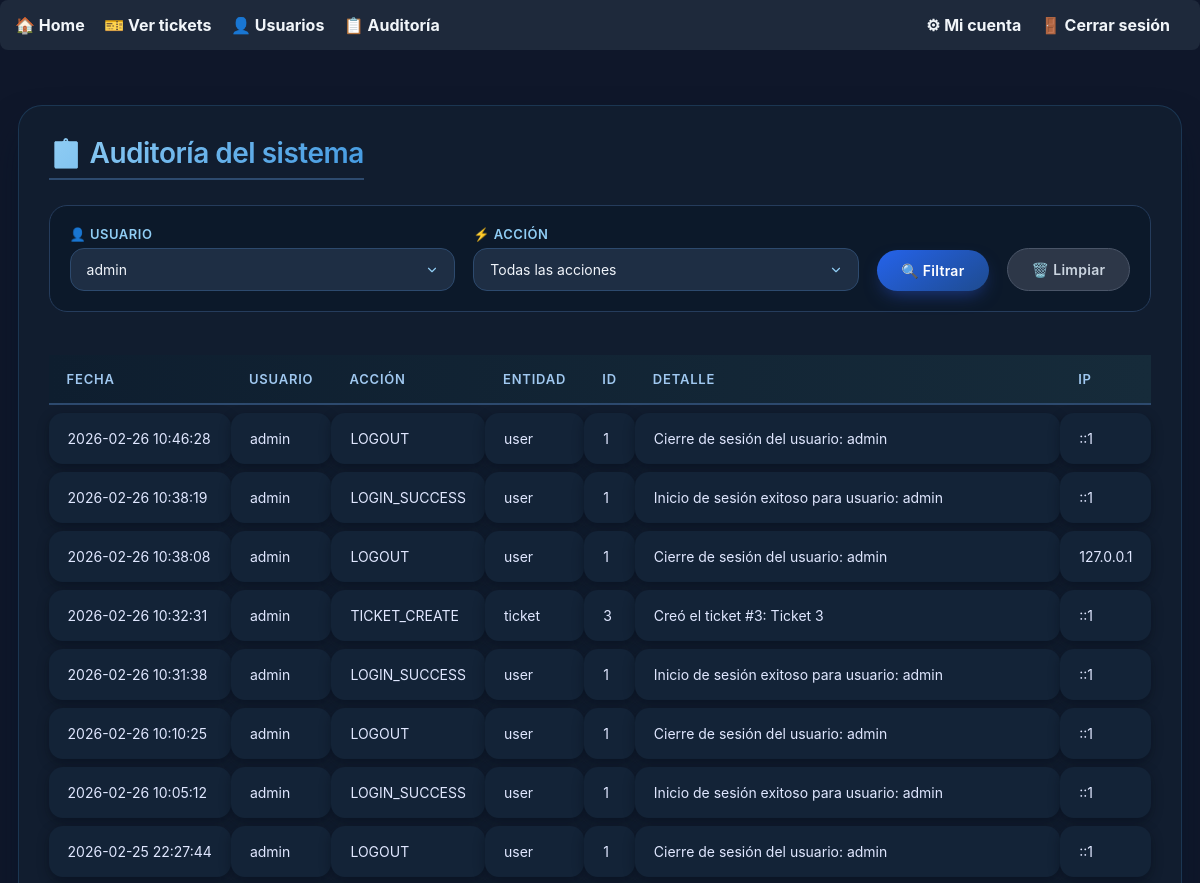
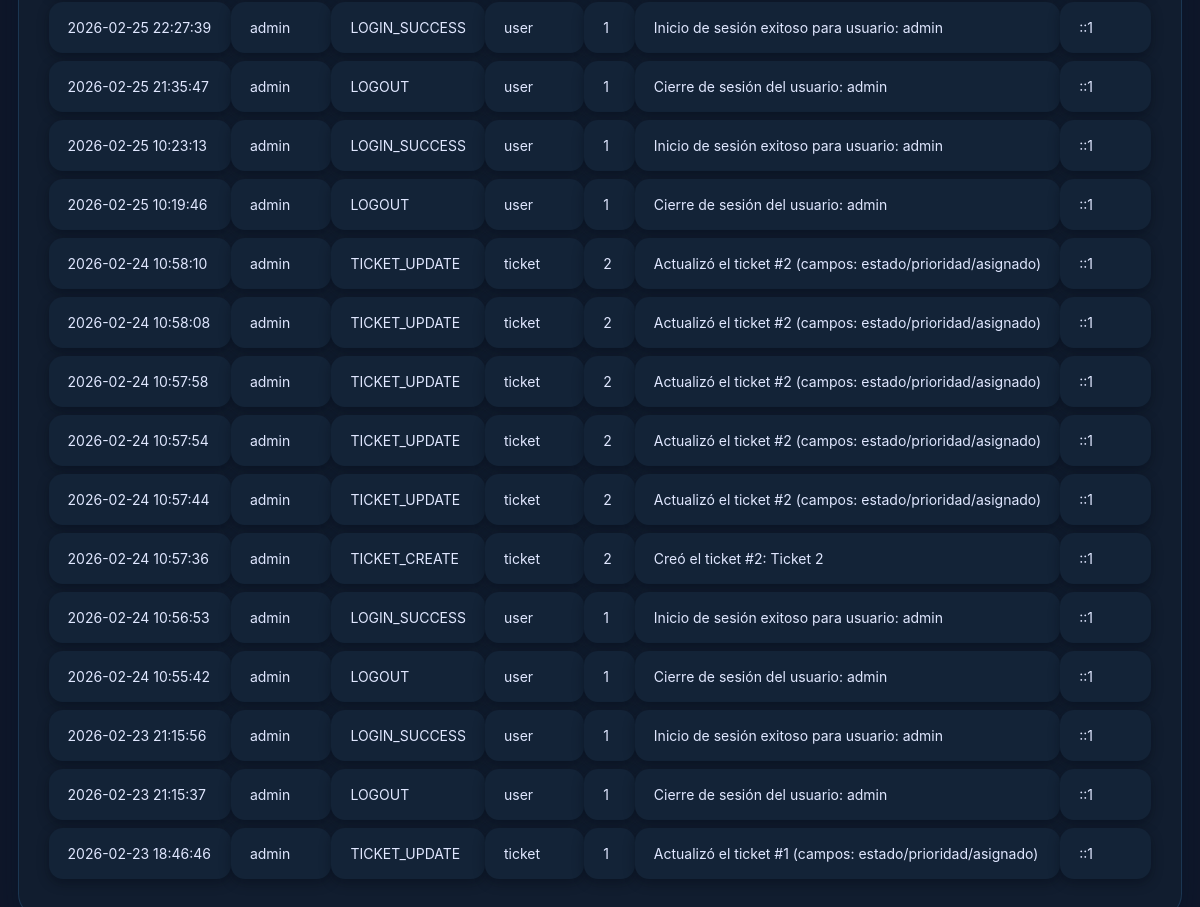
The app's page /audit.php?user_id=1 (signed in) with its own data (2 pictures, top to bottom).
### tables this page shows
CREATE TABLE audit_logs (
            id INTEGER PRIMARY KEY AUTOINCREMENT,
            user_id INTEGER,
            action VARCHAR(50) NOT NULL,
            entity VARCHAR(50) NOT NULL,
            entity_id INTEGER,
            details TEXT NOT NULL,
            ip_address VARCHAR(45),
            user_agent TEXT,
            created_at DATETIME DEFAULT CURRENT_TIMESTAMP
        );

CREATE TABLE users (
            id INTEGER PRIMARY KEY AUTOINCREMENT,
            username TEXT NOT NULL UNIQUE,
            password_hash TEXT NOT NULL,
            role TEXT NOT NULL CHECK(role IN ('admin','tecnico','lector')),
            created_at TEXT NOT NULL DEFAULT (datetime('now'))
        );

### public/audit.php (called while the page is built, shortened)
<?php
require_once __DIR__ . '/../app/audit.php';
$db->setAttribute(PDO::ATTR_ERRMODE, PDO::ERRMODE_EXCEPTION);
$stmt = $db->query("SELECT id, username FROM users ORDER BY username");
$users = $stmt->fetchAll(PDO::FETCH_KEY_PAIR);
$where = [];
$params = [];
if (!empty($_GET['user_id'])) {
    $where[] = "audit_logs.user_id = :user_id";
    $params[':user_id'] = $_GET['user_id'];
}
$sql = "SELECT audit_logs.*, users.username
        FROM audit_logs
        LEFT JOIN users ON audit_logs.user_id = users.id";
if (!empty($where)) {
    $sql .= " WHERE " . implode(' AND ', $where);
}
$sql .= " ORDER BY audit_logs.created_at DESC";
$stmt = $db->prepare($sql);
$stmt->execute($params);
$logs = $stmt->fetchAll(PDO::FETCH_ASSOC);
require_once __DIR__ . '/../views/audit.php';

### views/audit.php (the view, shortened to what this page needs)
<!DOCTYPE html>
<html lang="es">
<head>
</head>
<body>
    <?php require_once __DIR__ . '/partials/menu.php'; ?>
    <div class="audit-container">
        <h1>📋 Auditoría del sistema</h1>
        <form method="GET" class="filters">
            <div class="filter-group">
                <label for="user_id">👤 Usuario</label>
                <select name="user_id" id="user_id">
                    <?php foreach ($users as $id => $username): ?>
                        <option value="<?= $id ?>" <?= (isset($_GET['user_id']) && $_GET['user_id'] == $id) ? 'selected' : '' ?>>
                            <?= htmlspecialchars($username) ?>
                        </option>
                    <?php endforeach; ?>
                </select>
            </div>
            <div class="filter-group">
                <label for="action">⚡ Acción</label>
                <select name="action" id="action">
                    <option value="">Todas las acciones</option>
                </select>
            </div>
            <button type="submit" class="btn-filter">🔍 Filtrar</button>
            <a href="audit.php" class="btn-clear">🗑️ Limpiar</a>
        </form>
        <?php if (empty($logs)): ?>
            <div class="no-results">
                ✨ No hay registros de auditoría que coincidan con los filtros.
            </div>
        <?php else: ?>
            <table class="audit-table">
                <thead>
                    <tr>
                        <th>Fecha</th>
                        <th>Usuario</th>
                        <th>Acción</th>
                        <th>Entidad</th>
                        <th>ID</th>
                        <th>Detalle</th>
                        <th>IP</th>
                    </tr>
                </thead>
                <tbody>
                    <?php foreach ($logs as $log): ?>
                        <tr>
                            <td><?= htmlspecialchars($log['created_at']) ?></td>
                            <td><?= htmlspecialchars($log['username'] ?? 'Sistema/Desconocido') ?></td>
                            <td data-action="<?= htmlspecialchars($log['action']) ?>"><?= htmlspecialchars($log['action']) ?></td>
                            <td><?= htmlspecialchars($log['entity']) ?></td>
                            <td><?= htmlspecialchars($log['entity_id'] ?? '-') ?></td>
                            <td><?= htmlspecialchars($log['details']) ?></td>
                            <td><?= htmlspecialchars($log['ip_address'] ?? '-') ?></td>
                        </tr>
                    <?php endforeach; ?>
                </tbody>
            </table>
        <?php endif; ?>
    </div>
</body>
</html>

### views/audit.php (style rules this page uses)
* { margin: 0; padding: 0; box-sizing: border-box; font-family: 'Inter', system-ui, -apple-system, BlinkMacSystemFont, 'Segoe UI', Roboto, sans-serif; }
body { background-color: #0f172a; min-height: 100vh; display: flex; flex-direction: column; }
.audit-container { max-width: 1300px; margin: 30px auto; padding: 30px; background: rgba(18, 30, 48, 0.9); backdrop-filter: blur(8px); border-radius: 24px; box-shadow: 0 20px 40px -10px rgba(0, 20, 40, 0.7); border: 1px solid rgba(66, 153, 225, 0.2); color: #e2e8f0; }
.audit-container h1 { font-size: 28px; font-weight: 600; margin-bottom: 25px; background: linear-gradient(135deg, #90cdf4 0%, #4299e1 100%); -webkit-background-clip: text; -webkit-text-fill-color: transparent; background-clip: text; letter-spacing: -0.5px; display: inline-block; border-bottom: 2px solid #2d4a6e; padding-bottom: 8px; }
.filters { display: flex; gap: 18px; align-items: flex-end; margin-bottom: 35px; flex-wrap: wrap; background: rgba(10, 25, 41, 0.7); padding: 20px; border-radius: 18px; border: 1px solid #253c5c; }
.filter-group { display: flex; flex-direction: column; flex: 1 1 200px; }
.filter-group label { font-weight: 600; font-size: 13px; text-transform: uppercase; letter-spacing: 0.5px; margin-bottom: 6px; color: #90cdf4; }
.filter-group select { background: #1e2e44; border: 1px solid #2d4a6e; border-radius: 14px; padding: 12px 16px; color: #f0f4fa; font-size: 14px; outline: none; transition: all 0.2s ease; cursor: pointer; appearance: none; background-repeat: no-repeat; background-position: right 15px center; background-size: 14px; }
.btn-filter, .btn-clear { padding: 12px 24px; border: none; border-radius: 40px; font-weight: 600; font-size: 14px; cursor: pointer; transition: all 0.3s ease; text-decoration: none; display: inline-flex; align-items: center; justify-content: center; gap: 8px; letter-spacing: 0.3px; }
.btn-filter { background: linear-gradient(145deg, #2563eb, #1e4b8f); color: white; box-shadow: 0 8px 18px -6px #1e3a8a; }
.btn-clear { background: #2d3748; color: #cbd5e0; border: 1px solid #4a5568; }
.audit-table { width: 100%; border-collapse: separate; border-spacing: 0 8px; margin-top: 20px; }
.audit-table thead tr { background: linear-gradient(90deg, #0e1e2f, #162b3a); }
.audit-table th { padding: 16px 18px; text-align: left; font-weight: 600; font-size: 13px; text-transform: uppercase; letter-spacing: 0.8px; color: #a0c8f0; border-bottom: 2px solid #2d4a6e; white-space: nowrap; }
.audit-table td { padding: 16px 18px; background: #132337; border-radius: 14px; font-size: 14px; color: #e0e7ff; box-shadow: 0 4px 12px rgba(0, 10, 20, 0.4); transition: all 0.25s ease; border: 1px solid transparent; }

### records on screen
audit_logs: created_at "2026-02-26 10:46:28", user.username "admin", action "LOGOUT", entity "user", entity "1", details "Cierre de sesión del usuario: admin", ip_address "::1"
audit_logs: created_at "2026-02-26 10:38:19", user.username "admin", action "LOGIN_SUCCESS", entity "user", entity "1", details "Inicio de sesión exitoso para usuario: admin", ip_address "::1"
audit_logs: created_at "2026-02-26 10:38:08", user.username "admin", action "LOGOUT", entity "user", entity "1", details "Cierre de sesión del usuario: admin", ip_address "127.0.0.1"
audit_logs: created_at "2026-02-26 10:32:31", user.username "admin", action "TICKET_CREATE", entity "ticket", entity "3", details "Creó el ticket #3: Ticket 3", ip_address "::1"
audit_logs: created_at "2026-02-26 10:31:38", user.username "admin", action "LOGIN_SUCCESS", entity "user", entity "1", details "Inicio de sesión exitoso para usuario: admin", ip_address "::1"
audit_logs: created_at "2026-02-26 10:10:25", user.username "admin", action "LOGOUT", entity "user", entity "1", details "Cierre de sesión del usuario: admin", ip_address "::1"
audit_logs: created_at "2026-02-26 10:05:12", user.username "admin", action "LOGIN_SUCCESS", entity "user", entity "1", details "Inicio de sesión exitoso para usuario: admin", ip_address "::1"
audit_logs: created_at "2026-02-25 22:27:44", user.username "admin", action "LOGOUT", entity "user", entity "1", details "Cierre de sesión del usuario: admin", ip_address "::1"
audit_logs: created_at "2026-02-25 22:27:39", user.username "admin", action "LOGIN_SUCCESS", entity "user", entity "1", details "Inicio de sesión exitoso para usuario: admin", ip_address "::1"
audit_logs: created_at "2026-02-25 21:35:47", user.username "admin", action "LOGOUT", entity "user", entity "1", details "Cierre de sesión del usuario: admin", ip_address "::1"
audit_logs: created_at "2026-02-25 10:23:13", user.username "admin", action "LOGIN_SUCCESS", entity "user", entity "1", details "Inicio de sesión exitoso para usuario: admin", ip_address "::1"
audit_logs: created_at "2026-02-25 10:19:46", user.username "admin", action "LOGOUT", entity "user", entity "1", details "Cierre de sesión del usuario: admin", ip_address "::1"
audit_logs: created_at "2026-02-24 10:58:10", user.username "admin", action "TICKET_UPDATE", entity "ticket", entity "2", details "Actualizó el ticket #2 (campos: estado/prioridad/asignado)", ip_address "::1"
audit_logs: created_at "2026-02-24 10:58:08", user.username "admin", action "TICKET_UPDATE", entity "ticket", entity "2", details "Actualizó el ticket #2 (campos: estado/prioridad/asignado)", ip_address "::1"
audit_logs: created_at "2026-02-24 10:57:58", user.username "admin", action "TICKET_UPDATE", entity "ticket", entity "2", details "Actualizó el ticket #2 (campos: estado/prioridad/asignado)", ip_address "::1"
audit_logs: created_at "2026-02-24 10:57:54", user.username "admin", action "TICKET_UPDATE", entity "ticket", entity "2", details "Actualizó el ticket #2 (campos: estado/prioridad/asignado)", ip_address "::1"
audit_logs: created_at "2026-02-24 10:57:44", user.username "admin", action "TICKET_UPDATE", entity "ticket", entity "2", details "Actualizó el ticket #2 (campos: estado/prioridad/asignado)", ip_address "::1"
audit_logs: created_at "2026-02-24 10:57:36", user.username "admin", action "TICKET_CREATE", entity "ticket", entity "2", details "Creó el ticket #2: Ticket 2", ip_address "::1"
audit_logs: created_at "2026-02-24 10:56:53", user.username "admin", action "LOGIN_SUCCESS", entity "user", entity "1", details "Inicio de sesión exitoso para usuario: admin", ip_address "::1"
audit_logs: created_at "2026-02-24 10:55:42", user.username "admin", action "LOGOUT", entity "user", entity "1", details "Cierre de sesión del usuario: admin", ip_address "::1"
audit_logs: created_at "2026-02-23 21:15:56", user.username "admin", action "LOGIN_SUCCESS", entity "user", entity "1", details "Inicio de sesión exitoso para usuario: admin", ip_address "::1"
audit_logs: created_at "2026-02-23 21:15:37", user.username "admin", action "LOGOUT", entity "user", entity "1", details "Cierre de sesión del usuario: admin", ip_address "::1"
audit_logs: created_at "2026-02-23 18:46:46", user.username "admin", action "TICKET_UPDATE", entity "ticket", entity "1", details "Actualizó el ticket #1 (campos: estado/prioridad/asignado)", ip_address "::1"

### other values on screen
form field user_id "admin"
